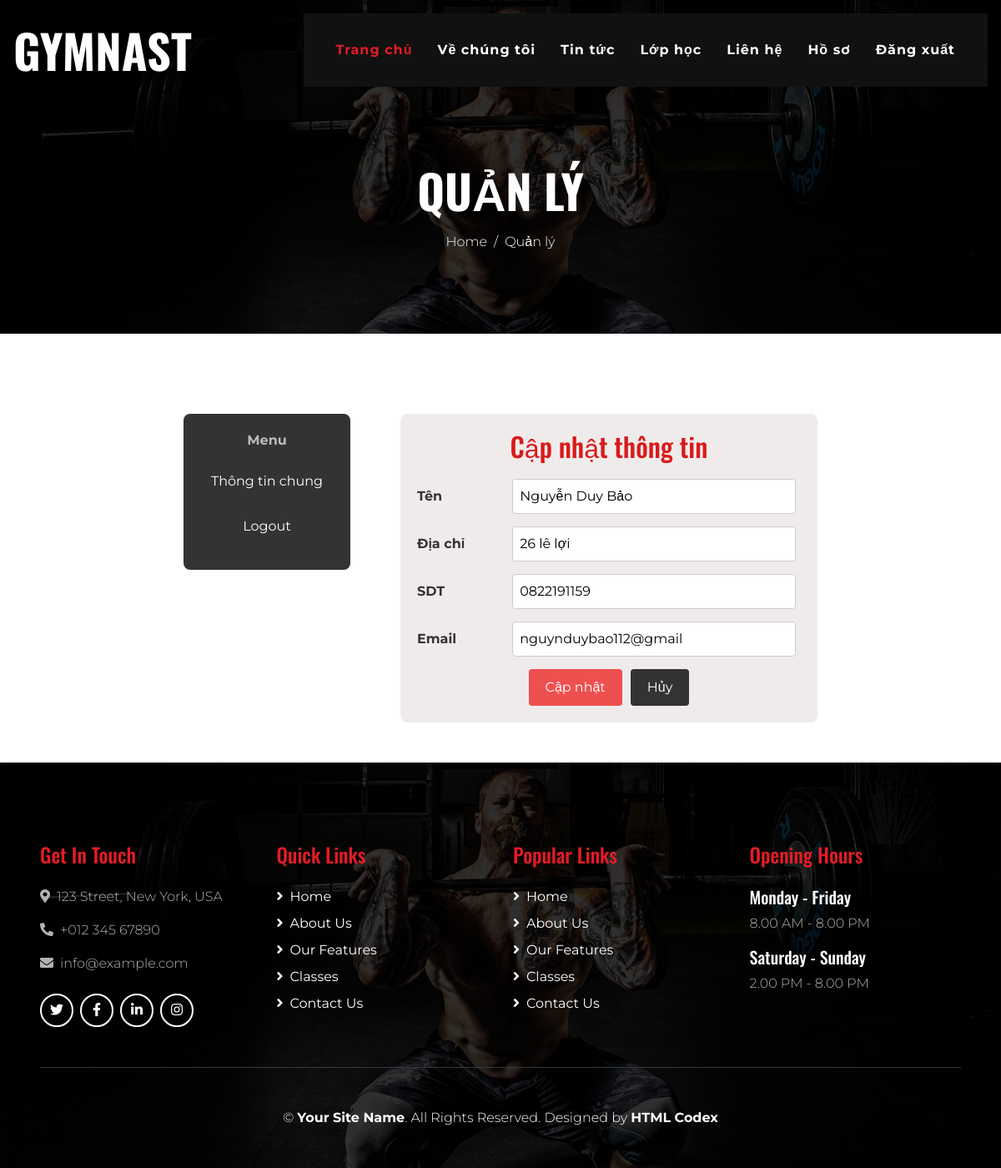
Page /view/CapNhatTTCN.php (signed in) on the earlier database version.
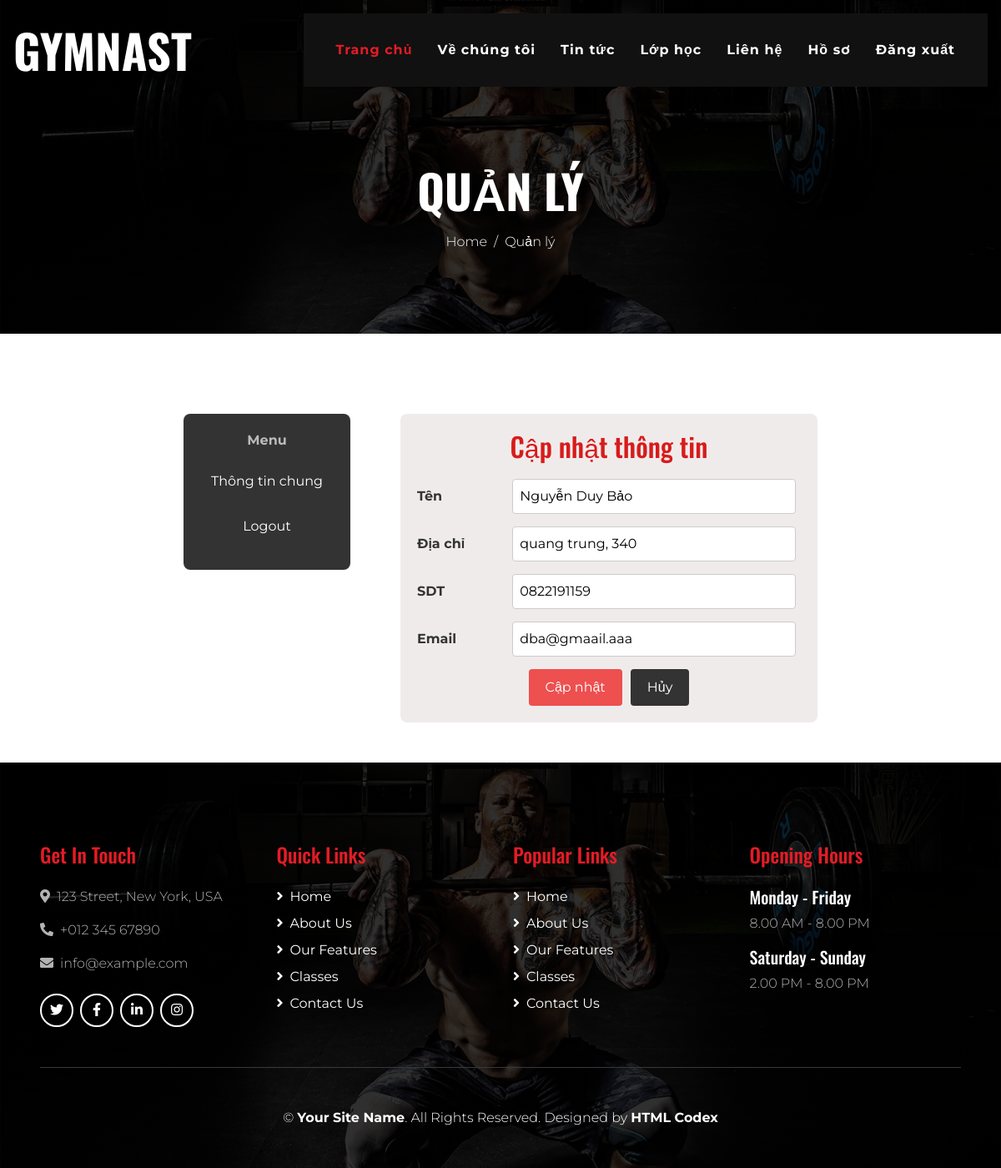
Same page on the later database version.
### tables this page shows
CREATE TABLE `thanhvien` (
  `IDThanhVien` int(10) NOT NULL,
  `TenThanhVien` varchar(50) NOT NULL,
  `SoDienThoai` varchar(10) NOT NULL,
  `DiaChi` varchar(255) NOT NULL,
  `email` varchar(255) NOT NULL,
  `NgayThamGia` date NOT NULL,
  `Password` varchar(50) NOT NULL
);

### model/mThanhVien.php (called while the page is built, shortened)
<?php
    class mThanhVien{
        public function queryTV($idtv){
            $p = new clsketnoi();
            $con = $p->MoKetNoi();
            $query = "SELECT * from thanhvien where IDThanhVien ='$idtv' LIMIT 1";
            $kq = mysqli_query($con, $query);
            return $kq;
        }
    }
?>

### controller/cThanhVien.php (called while the page is built, shortened)
<?php
    include_once('../model/mThanhVien.php');
    class cThanhVien{
        public function Query1TV($idtv)
        {
            $p = new mThanhVien();
		$kq= $p->queryTV($idtv);
		if(mysqli_num_rows($kq)>0)
		{
			return $kq;
		}
		else
		{
			return false;
		}
        }
    }
?>

### view/CapNhatTTCN.php (the view, shortened to what the changed rows need)
<!DOCTYPE html>
<html lang="en">
<head>
    <link href="https://cdnjs.cloudflare.com/ajax/libs/font-awesome/5.10.0/css/all.min.css" rel="stylesheet">
    <link href="../assets/lib/flaticon/font/flaticon.css" rel="stylesheet">
    <link rel="stylesheet" href="login/css/update.css">
    <link rel="stylesheet" href="login/css/style.css">
    <link href="../assets/css/style.min.css" rel="stylesheet">
</head>
<body class="bg-white">
    <div class="container-fluid p-0 nav-bar">
        <nav class="navbar navbar-expand-lg bg-none navbar-dark py-3">
            <a href="../index.php" class="navbar-brand">
                <h1 class="m-0 display-4 font-weight-bold text-uppercase text-white">Gymnast</h1>
            </a>
        </nav>
    </div>
    <div class="container pt-5">
        <?php
         include_once("../controller/cThanhVien.php");
         $q= new cThanhVien();
         $idtv=$_SESSION['id'];
         $tbl =$q->Query1TV($idtv);
         if($tbl)
         {
            while($r=mysqli_fetch_assoc($tbl))
	{
		$tentv=$r['TenThanhVien'];
		$email=$r['email'];
		$sdt=$r['SoDienThoai'];
        $diachi=$r['DiaChi'];
	}
         }
        ?>
        <div class="right">
            <div class="update-info-container">
                <h2>Cập nhật thông tin</h2>
                <form action="" method="POST" enctype="multipart/form-data">
                    <label for="name">Tên</label>
                    <input type="text" id="name" name="name" value="<?php if(isset($tentv)) {echo $tentv;}  ?>"
                        placeholder="Nhập tên của bạn" required>
                    <label for="address">Địa chỉ</label>
                    <input type="text" id="address" name="address" value="<?php if(isset($diachi)) {
	 echo $diachi;
}  ?>" placeholder="Nhập địa chỉ">
                    <label for="phone">SDT</label>
                    <input type="tel" id="phone" name="phone" value="<?php if(isset($sdt)) {
	 echo $sdt;
}  ?>" placeholder="Nhập số điện thoại" pattern="[0-9]{10}" required>
                    <label for="Email">Email</label>
                    <input type="email" id="email" name="email" value="<?php if(isset($email)) {
	 echo $email;
}  ?>" placeholder="Nhập Email" required aria-label="Email Address" pattern="[a-z0-9._%+-]+@[a-z0-9.-]+\.[a-z]{2,}$"
                        title="Please enter a valid email address (e.g., example@domain.com)">
                    <div class="button-group">
                        <input type="submit" class="update-btn" name='update-btn' value="Cập nhật">
                        <input type="button" class="cancel-btn" value="Hủy">
                    </div>
                </form>
                <?php
                include_once("../controller/cThanhVien.php");
?>
            </div>
        </div>
    </div>
</body>
</html>

Differences in the rows shown:
changed thanhvien "Nguyễn Duy Bảo": address "26 lê lợi" → "quang trung, 340"; email "nguynduybao112@gmail" → "dba@gmaail.aaa"
